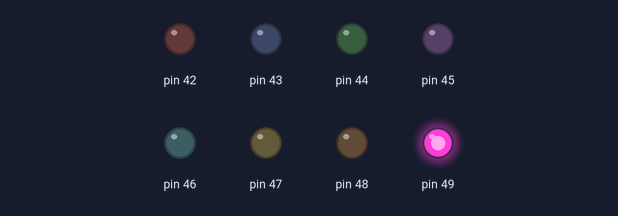
A sketch run on a simulated Arduino Mega 2560, built with avr-gcc and run on an emulated ATmega2560. Parts: output pins drawn as LEDs (lit = HIGH).

Above: at 0.1 s.
At 1.4 s:
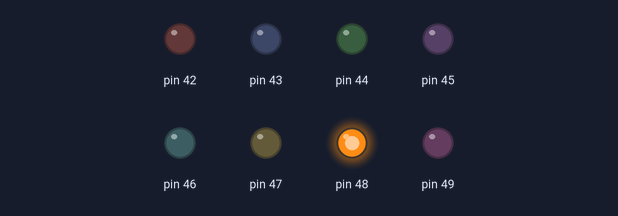
At 2.7 s:
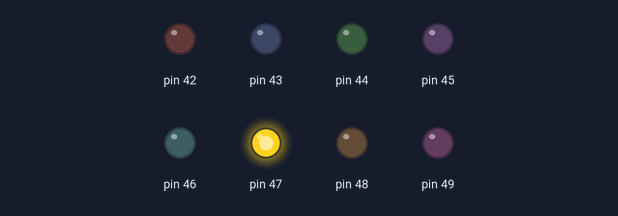
At 4.0 s:
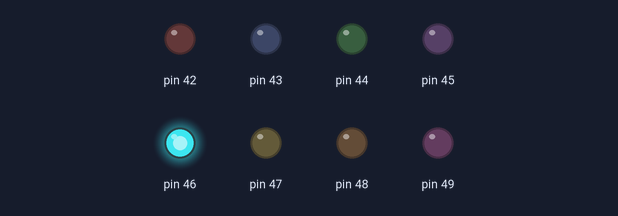
Timing chart, 0 to 5.5 s (numbered marks = the images above):
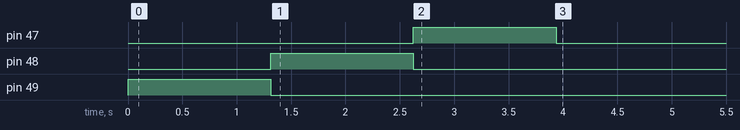

The sketch:

ETALVIS_Problem_02_07.ino
```cpp
//SELF ASSESSMENT - 2
//LEDs SET 02 Problem 07
//Problem: connect 8 LEDs to port L from bit 0 to 7
//Glow 0 to 3 LEDs onebyone do not off the LED
void delay1();//delay function declaration
void setup() {
  // put your setup code here, to run once:
  volatile char *ddrL;
  ddrL = 0x10A;
  *ddrL = 0xFF;
  volatile char *outL;
  outL = 0x10B;
  unsigned char first3leds[4] = {0x01, 0x02, 0x04, 0x08};
  volatile int l;
  for (l = 0; l < 4; l++) {
    *outL = first3leds[l];
    delay1();
  }

}
void loop() {
  // put your main code here, to run repeatedly:

}
void delay1()
{
  volatile long i;
  for (i = 0; i < 600000; i++);
}
```
